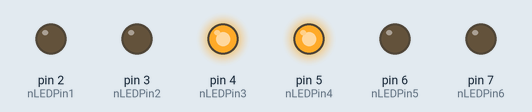
This sketch was run on a simulated Arduino Uno, built with avr-gcc and run on an emulated ATmega328P. Parts: output pins drawn as LEDs (lit = HIGH).

Above: at 3.8 s.
At 4.2 s:
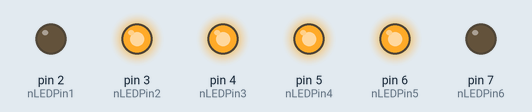
At 4.6 s:
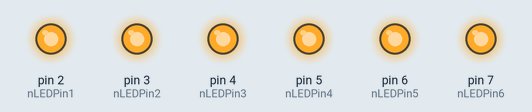
At 5.8 s:
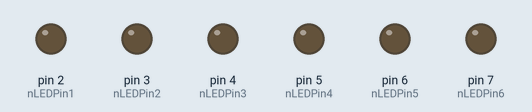
At 7.8 s:
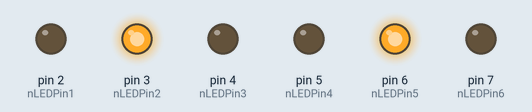
At 9.0 s:
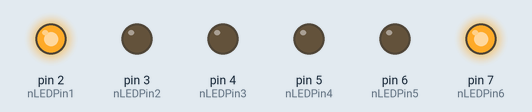
Timing chart, 0 to 13.5 s (numbered marks = the images above):
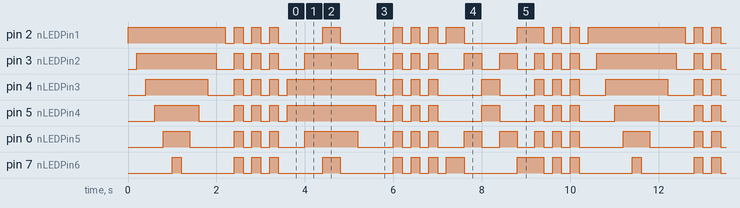

The sketch:

sketch_05_advertisingLED.ino
```cpp
const int nLEDPin1 = 2;
const int nLEDPin2 = 3;
const int nLEDPin3 = 4;
const int nLEDPin4 = 5;
const int nLEDPin5 = 6;
const int nLEDPin6 = 7;

// Flash lights twice
void flash()
{
  unsigned char j, k;
  for (k = 0; k <= 2; ++k)
  {
    for (j = nLEDPin1; j <= nLEDPin6; ++j)
    {
      digitalWrite(j, HIGH);
    }
    delay(200);

    for (j = nLEDPin1; j <= nLEDPin6; ++j)
    {
      digitalWrite(j, LOW);
    }
    delay(200);
  }
}

// Light up each LED once every 200 ms
void style_1()
{
  unsigned char j;
  for (j = nLEDPin1; j <= nLEDPin6; ++j)
  {
    digitalWrite(j, HIGH);
    delay(200);
  }

  for (j = nLEDPin6; j >= nLEDPin1; --j)
  {
    digitalWrite(j, LOW);
    delay(200);
  }
}

void style_2()
{
  unsigned char j, k;
  k = 1;
  for (j = nLEDPin3; j >= nLEDPin1; --j)
  {
    digitalWrite(j, HIGH);
    digitalWrite(j + k, HIGH);
    delay(400);
    k += 2;
  }
  k = 5;

  for (j = nLEDPin1; j <= nLEDPin3; ++j)
  {
    digitalWrite(j, LOW);
    digitalWrite(j + k, LOW);
    delay(400);
    k -= 2;
  }
}

void style_3()
{
  unsigned char j, k;
  k = 5;
  for (j = nLEDPin1; j <= nLEDPin3; ++j)
  {
    digitalWrite(j, HIGH);
    digitalWrite(j + k, HIGH);
    delay(400);
    digitalWrite(j, LOW);
    digitalWrite(j + k, LOW);
    k -= 2;
  }
  k = 3;

  for (j = nLEDPin2; j >= nLEDPin1; --j)
  {
    digitalWrite(j, HIGH);
    digitalWrite(j + k, HIGH);
    delay(400);
    digitalWrite(j, LOW);
    digitalWrite(j + k, LOW);
    k += 2;
  }
}

void setup() {
  // put your setup code here, to run once:
  unsigned char j;
  for (j = nLEDPin1; j <= nLEDPin6; ++j)
  {
    pinMode(j, OUTPUT);
  }
}

void loop() {
  // put your main code here, to run repeatedly:
  style_1();
  flash();
  style_2();
  flash();
  style_3();
  flash();
}
```

Measured:
- by itself, pin 2 (nLEDPin1), pin 3 (nLEDPin2), pin 4 (nLEDPin3), pin 5 (nLEDPin4), pin 6 (nLEDPin5), pin 7 (nLEDPin6): moves between LOW and HIGH, repeating every 10.4 s
- by itself, everything shown: repeats every 10.4 s, in 41 steps
